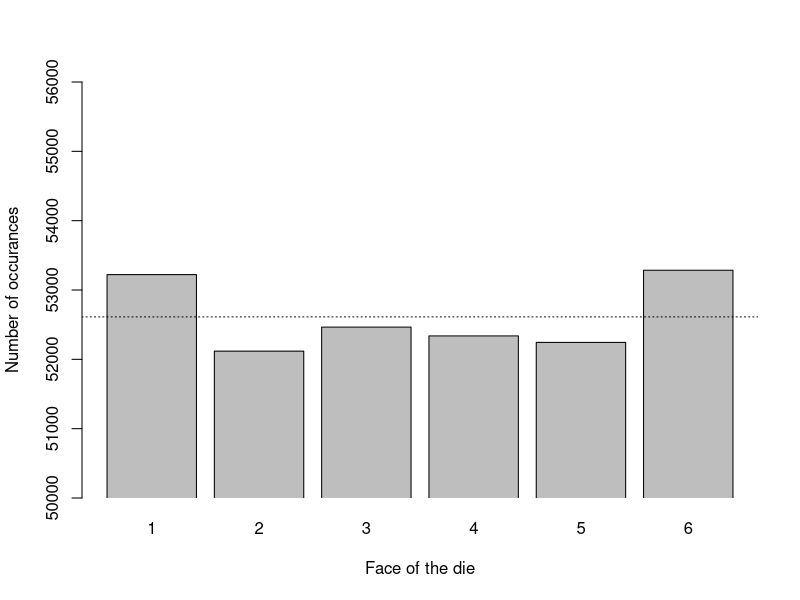
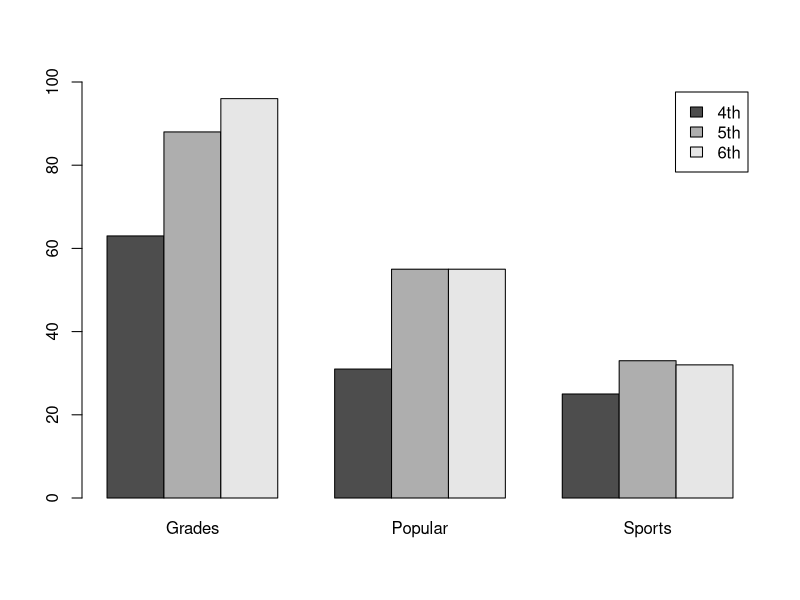

Here is the R script that generated these plots, in order:
###################
###The dice example - Goodness of fit

##Enter the data
dice_obs <- c(53222, 52118, 52465, 52338, 52244, 53285)
exp = 52612/315672
dice_exp <- c(exp, exp, exp, exp, exp, exp) 
##Note that expected values MUST be probabilities that sum up to 1


##Run the test
chisq.test(dice_obs, p = dice_exp)


##If you want to extract the expected values that R calculated:
names(chisq.test(dice_obs, p = dice_exp))
dice_exp_values <- chisq.test(dice_obs, p = dice_exp)$expected


##One way to graph this data
barplot(dice_obs, ylim = c(50000, 56000), xpd = FALSE, names=c(1:6), ylab="Number of occurances", xlab="Face of the die") 
#xpd=F keeps bars from running off the graph

abline(h = 52612, lty = 3) #A horizontal line showing the expected values







############################
##Test of independence - Popoular kids
##For contingency tables, we need to first create a matrix, then give that to the 
##chi-squared test. Additionally, matrices are well-suited for making barplots of the data:

##Make a matrix (the byrow=T argument means you are entering values from left to right)
popular <- matrix(c(63, 31, 25, 88, 55, 33, 96, 55, 32), byrow = TRUE, nrow = 3)


##Run the test
chisq.test(popular)


##Graph the result (the beside=T argument keeps the bars next to each other instead of stacked)
##Note that values will be grouped by the column variable and the legend will represent the row variable
barplot(popular, beside = TRUE, names = c("Grades", "Popular", "Sports"), legend = c("4th", "5th", "6th"), ylim = c(0,100))






